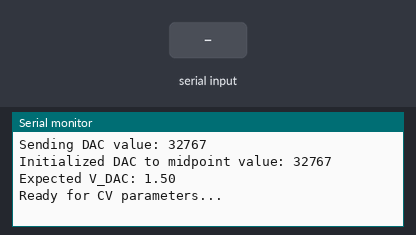
The sketch below on a simulated ESP32. On the bench: the last lines printed to the serial monitor. The inputs (shaded band) are chosen by the test bench.

Above: at 1.2 s.
1.3 s: "START:\n" received over Serial
At 2.1 s:
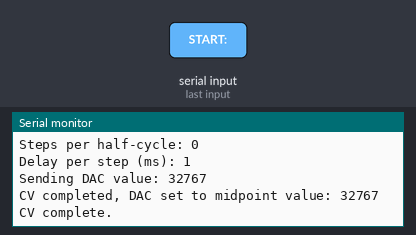
2.8 s: "STOP\n" received over Serial
At 3.7 s:
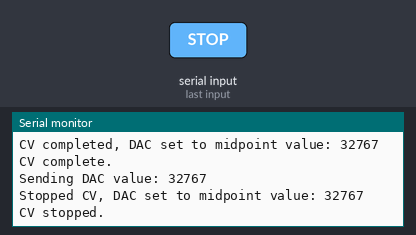

Measured:
- after the input at 1.3 s, the serial monitor: prints a new line at once (image 1)
- after the input at 2.8 s, the serial monitor: prints a new line at once (image 2)

The sketch:

ESP32_MAX5443_CV_GUI_0.0.ino
```cpp
#include <SPI.h>

const int CS_PIN = 5;  // Chip Select pin for MAX5443
const int adcPin = 34; // GPIO34 for ADC input

// SPI Settings
SPISettings spiSettings(1000000, MSBFIRST, SPI_MODE0); // 1 MHz, Mode 0

// Cyclic Voltammetry Parameters (defaults, overridden by GUI)
float Vref = 3.0;           // MAX5443 Vref (V, MEASURE AND UPDATE)
float midpoint = 1.5;      // Midpoint voltage subtracted by op-amp (V, MEASURE AND UPDATE)
float Vstart = 0;           // Start voltage after op-amp (V)
float Vend = 0.5;           // End voltage after op-amp (V)
float scanRate = 0.1;       // Scan rate (V/s)
int cycles = 1;             // Number of CV cycles
const float minAllowedVstart = -1.0; // Allowed minimum Vstart (V)
const float maxAllowedVend = 1.0;    // Allowed maximum Vend (V)

// Derived Parameters
const uint16_t maxDACValue = 65535; // 16-bit DAC maximum value
float minValueVoltage;              // DAC voltage for Vstart (V)
float maxValueVoltage;              // DAC voltage for Vend (V)
uint16_t minValue;                  // DAC value for Vstart
uint16_t maxValue;                  // DAC value for Vend
uint32_t halfCycleTimeMs;           // Half-cycle time (ms)
uint16_t stepSize;                  // Step size for DAC increments (dynamic)
uint32_t delayMs;                   // Delay per step (ms)

bool running = false;               // Flag to control CV execution
int initialSkipCount = 5;           // Number of initial samples to skip

void setup() {
    SPI.begin(); // Initialize SPI
    pinMode(CS_PIN, OUTPUT);
    digitalWrite(CS_PIN, HIGH); // Ensure CS is high initially

    Serial.begin(115200);
    while (!Serial) {
        delay(10); // Wait for serial
    }
    analogReadResolution(12); // Set ADC to 12-bit (0-4095)

    // Initialize DAC
    uint16_t midpointValue = (uint16_t)((midpoint / Vref) * maxDACValue);
    sendToDAC(midpointValue);
    Serial.print("Initialized DAC to midpoint value: "); Serial.println(midpointValue);
    Serial.print("Expected V_DAC: "); Serial.println((midpointValue / (float)maxDACValue) * Vref);

    Serial.println("Ready for CV parameters...");
}

void loop() {
    // Check for serial input
    if (Serial.available() > 0) {
        String command = Serial.readStringUntil('\n');
        command.trim();

        if (command.startsWith("START:")) {
            parseParameters(command);
            configureCV();
            running = true;
        } else if (command == "STOP") {
            running = false;
            uint16_t midpointValue = (uint16_t)((midpoint / Vref) * maxDACValue);
            sendToDAC(midpointValue);
            Serial.print("Stopped CV, DAC set to midpoint value: "); Serial.println(midpointValue);
            Serial.println("CV stopped.");
        }
    }

    // Run CV if active
    if (running) {
        runCyclicVoltammetry();
        running = false;
        uint16_t midpointValue = (uint16_t)((midpoint / Vref) * maxDACValue);
        sendToDAC(midpointValue);
        Serial.print("CV completed, DAC set to midpoint value: "); Serial.println(midpointValue);
        Serial.println("CV complete.");
    }
}

void parseParameters(String command) {
    int firstColon = command.indexOf(':');
    int secondColon = command.indexOf(':', firstColon + 1);
    int thirdColon = command.indexOf(':', secondColon + 1);
    int fourthColon = command.indexOf(':', thirdColon + 1);

    Vstart = command.substring(firstColon + 1, secondColon).toFloat();
    Vend = command.substring(secondColon + 1, thirdColon).toFloat();
    scanRate = command.substring(thirdColon + 1, fourthColon).toFloat();
    cycles = command.substring(fourthColon + 1).toInt();

    if (Vstart < minAllowedVstart || Vend > maxAllowedVend || scanRate <= 0 || cycles < 1) {
        Serial.println("Error: Invalid parameters!");
        running = false;
        uint16_t midpointValue = (uint16_t)((midpoint / Vref) * maxDACValue);
        sendToDAC(midpointValue);
        Serial.print("Error, DAC set to midpoint value: "); Serial.println(midpointValue);
        return;
    }

    Serial.print("Received - Vstart: "); Serial.print(Vstart);
    Serial.print(" V, Vend: "); Serial.print(Vend);
    Serial.print(" V, Scan Rate: "); Serial.print(scanRate);
    Serial.print(" V/s, Cycles: "); Serial.println(cycles);
}

void configureCV() {
    minValueVoltage = Vstart + midpoint;
    maxValueVoltage = Vend + midpoint;
    minValue = (uint16_t)((minValueVoltage / Vref) * maxDACValue);
    maxValue = (uint16_t)((maxValueVoltage / Vref) * maxDACValue);

    float voltageRange = Vend - Vstart;
    halfCycleTimeMs = (uint32_t)((voltageRange / scanRate) * 1000);
    stepSize = max(1, (maxValue - minValue) / 1000);
    uint32_t stepsPerHalf = (maxValue - minValue) / stepSize;
    delayMs = stepsPerHalf > 0 ? halfCycleTimeMs / stepsPerHalf : 1;

    Serial.print("minValue (DAC): "); Serial.println(minValue);
    Serial.print("maxValue (DAC): "); Serial.println(maxValue);
    Serial.print("Half-cycle time (ms): "); Serial.println(halfCycleTimeMs);
    Serial.print("Steps per half-cycle: "); Serial.println(stepsPerHalf);
    Serial.print("Delay per step (ms): "); Serial.println(delayMs);
}

void runCyclicVoltammetry() {
    unsigned long lastStepTime = 0;
    int skippedSamples = 0;
    for (int cycle = 0; cycle < cycles && running; cycle++) {
        uint16_t value = minValue;
        bool rising = true;

        while (running) {
            unsigned long currentTime = millis();
            if (currentTime - lastStepTime >= delayMs) {
                sendToDAC(value);

                // Initial settling delay and skip
                if (cycle == 0 && rising && value == minValue) {
                    delay(100); // 100 ms settling time
                }

                int adcValue = analogRead(adcPin);
                if (adcValue >= 0 && adcValue <= 4095) {
                    if (cycle == 0 && rising && skippedSamples < initialSkipCount) {
                        skippedSamples++;
                        Serial.println("Skipping transient data");
                    } else {
                        Serial.println(adcValue);
                    }
                } else {
                    Serial.println("ADC:ERROR");
                }

                if (rising) {
                    if (value + stepSize > maxValue) {
                        value = maxValue;
                        rising = false;
                    } else {
                        value += stepSize;
                    }
                } else {
                    if (value < minValue + stepSize) {
                        value = minValue;
                        rising = true;
                        break;
                    } else {
                        value -= stepSize;
                    }
                }
                lastStepTime = currentTime;
            }

            // Check for STOP command
            if (Serial.available() > 0) {
                String command = Serial.readStringUntil('\n');
                command.trim();
                if (command == "STOP") {
                    running = false;
                    uint16_t midpointValue = (uint16_t)((midpoint / Vref) * maxDACValue);
                    sendToDAC(midpointValue);
                    Serial.print("Stopped CV, DAC set to midpoint value: "); Serial.println(midpointValue);
                    Serial.println("CV stopped.");
                    break;
                }
            }
        }
    }
}

void sendToDAC(uint16_t value) {
    Serial.print("Sending DAC value: "); Serial.println(value);
    digitalWrite(CS_PIN, LOW);
    SPI.beginTransaction(spiSettings);
    SPI.transfer16(value);
    SPI.endTransaction();
    digitalWrite(CS_PIN, HIGH);
}
```
